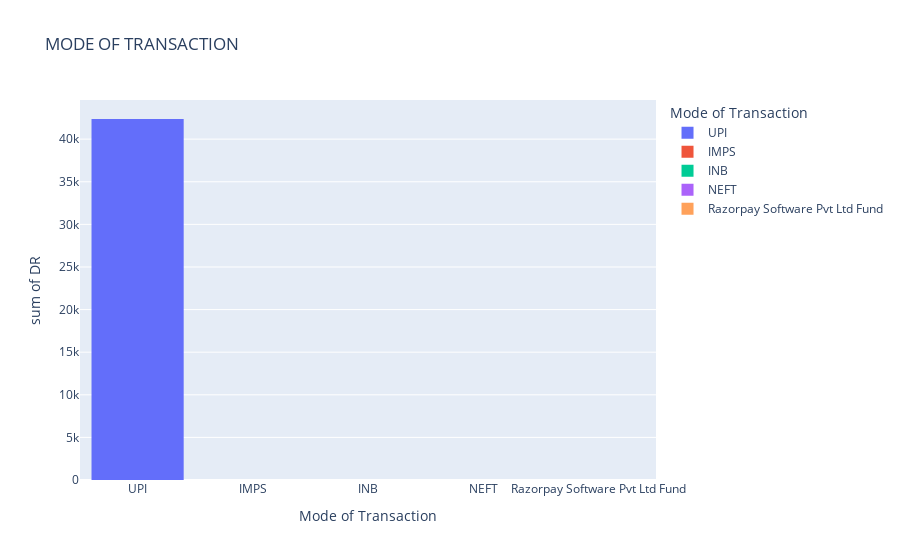

The notebook cell this image was saved under:
### Code cell
fig=px.histogram(Final_statm,x="Mode of Transaction",y="DR",
                 color="Mode of Transaction",
                 title="MODE OF TRANSACTION")
fig.show()

### Figure 1 — Plotly figure (JSON) as saved in the notebook; plotly's stock layout.template omitted (floating-point values rounded to 4 significant figures)
{"data": [{"alignmentgroup": "True", "bingroup": "x", "histfunc": "sum", "hovertemplate": "Mode of Transaction=%{x}<br>sum of DR=%{y}<extra></extra>", "legendgroup": "UPI", "marker": {"color": "#636efa", "pattern": {"shape": ""}}, "name": "UPI", "offsetgroup": "UPI", "orientation": "v", "showlegend": true, "type": "histogram", "x": ["UPI", "UPI", "UPI", "UPI", "UPI", "UPI", "UPI", "UPI", "UPI", "UPI", "UPI", "UPI", "UPI", "UPI", "UPI", "UPI", "UPI", "UPI", "UPI", "UPI"], "xaxis": "x", "y": [0, 5000, 0, 383, 40, 5000, 106.0, 6000, 3000, 0, 5000, 2000, 1000, 2665, 1040.0, 1500, 5000, 481.4, 649, 3500], "yaxis": "y"}, {"alignmentgroup": "True", "bingroup": "x", "histfunc": "sum", "hovertemplate": "Mode of Transaction=%{x}<br>sum of DR=%{y}<extra></extra>", "legendgroup": "IMPS", "marker": {"color": "#EF553B", "pattern": {"shape": ""}}, "name": "IMPS", "offsetgroup": "IMPS", "orientation": "v", "showlegend": true, "type": "histogram", "x": ["IMPS", "IMPS"], "xaxis": "x", "y": [0, 0], "yaxis": "y"}, {"alignmentgroup": "True", "bingroup": "x", "histfunc": "sum", "hovertemplate": "Mode of Transaction=%{x}<br>sum of DR=%{y}<extra></extra>", "legendgroup": "INB", "marker": {"color": "#00cc96", "pattern": {"shape": ""}}, "name": "INB", "offsetgroup": "INB", "orientation": "v", "showlegend": true, "type": "histogram", "x": ["INB"], "xaxis": "x", "y": [0], "yaxis": "y"}, {"alignmentgroup": "True", "bingroup": "x", "histfunc": "sum", "hovertemplate": "Mode of Transaction=%{x}<br>sum of DR=%{y}<extra></extra>", "legendgroup": "NEFT", "marker": {"color": "#ab63fa", "pattern": {"shape": ""}}, "name": "NEFT", "offsetgroup": "NEFT", "orientation": "v", "showlegend": true, "type": "histogram", "x": ["NEFT", "NEFT"], "xaxis": "x", "y": [0, 0], "yaxis": "y"}, {"alignmentgroup": "True", "bingroup": "x", "histfunc": "sum", "hovertemplate": "Mode of Transaction=%{x}<br>sum of DR=%{y}<extra></extra>", "legendgroup": "Razorpay Software Pvt Ltd Fund", "marker": {"color": "#FFA15A", "pattern": {"shape": ""}}, "name": "Razorpay Software Pvt Ltd Fund", "offsetgroup": "Razorpay Software Pvt Ltd Fund", "orientation": "v", "showlegend": true, "type": "histogram", "x": ["Razorpay Software Pvt Ltd Fund"], "xaxis": "x", "y": [0], "yaxis": "y"}], "layout": {"barmode": "relative", "legend": {"title": {"text": "Mode of Transaction"}, "tracegroupgap": 0}, "title": {"text": "MODE OF TRANSACTION"}, "xaxis": {"anchor": "y", "categoryarray": ["UPI", "IMPS", "INB", "NEFT", "Razorpay Software Pvt Ltd Fund"], "categoryorder": "array", "domain": [0, 1], "title": {"text": "Mode of Transaction"}}, "yaxis": {"anchor": "x", "domain": [0, 1], "title": {"text": "sum of DR"}}}}
